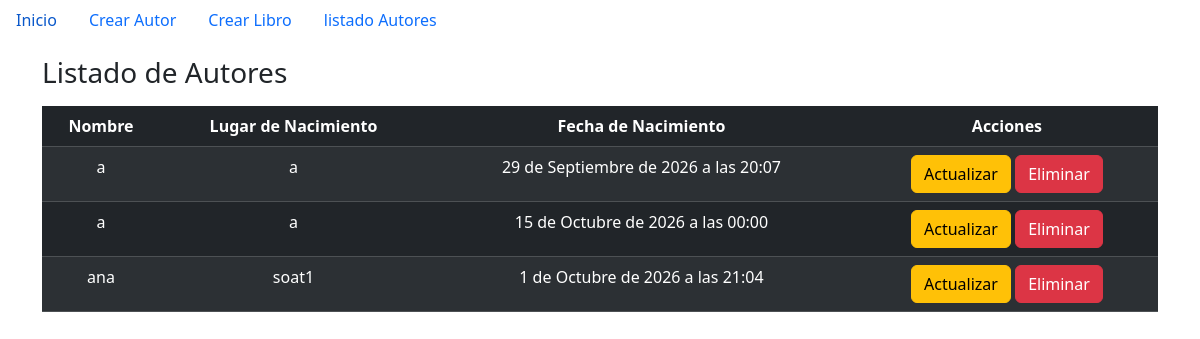
The app's page /listarAutores/ with its own data.
### biblioteca/models.py (models this page shows, shortened)
class autor(models.Model):
    nombre = models.CharField(max_length=200)
    lugar_nacimiento = models.CharField(max_length=200)
    fecha_nacimiento =models.DateTimeField()

### biblioteca/views.py (the view)
# urls.py: path('listarAutores/', views.listarAutores, name='listarAutores'),
def listarAutores(request):
    autores = autor.objects.all()
    return render(request, 'listarAutores.html', {'autores': autores})

### biblioteca/templates/listarAutores.html
{% extends 'base.html' %}
{% block content %}
<div class="container mt-3">
    <h3>Listado de Autores</h3>
    <div class="justify-content-center text-center mt-3">
        <table class="table table-dark table-striped">
                <thead>
                    <tr>
                        <th>Nombre</th>
                        <th>Lugar de Nacimiento</th>
                        <th>Fecha de Nacimiento</th>
                        <th>Acciones</th>
                    </tr>
                </thead>
                <tbody>
                    {% for autor in autores %}
                        <tr>
                            <td>{{ autor.nombre }}</td>
                            <td>{{ autor.lugar_nacimiento }}</td>
                            <td>{{ autor.fecha_nacimiento }}</td>
                            <td>
                            <a href="{% url 'editarAutor' autor.pk %}" class="btn btn-warning">Actualizar</a>
                            <a href="{% url 'eliminarAutor' autor.pk %}" class="btn btn-danger">Eliminar</a>
                        </tr>
                    {% endfor %}
                </tbody>
            </table>
{% endblock %}

### templates/base.html (shortened to what this page needs)
<!doctype html>
<html lang="en" data-bs-theme="light">
    <head>
        <link
            href="https://cdn.jsdelivr.net/npm/bootstrap@5.3.8/dist/css/bootstrap.min.css"
            rel="stylesheet"
        />
    </head>
    <body>
        <header>
            <ul class=nav justify-content-center>
                <li class=nav-item>
                    <a class="nav-link activate" aria-current="page" href="{% url 'listarLibros' %}">Inicio</a>
                </li>
                <li class=nav-item>
                    <a class="nav-link activate" aria-current="page" href="{% url 'crearAutor' %}">Crear Autor</a>
                </li>
                <li class=nav-item>
                    <a class="nav-link activate" aria-current="page" href="{% url 'crearLibros' %}">Crear Libro</a>
                </li>
                <li class=nav-item>
                    <a class="nav-link activate" aria-current="page" href="{% url 'listarAutores' %}">listado Autores</a>
                </li>
        </header>
        {% block content  %}
        {% endblock content %}
    </body>
</html>

### records on screen
autor: nombre "a", lugar_nacimiento "a", fecha_nacimiento "29 de Septiembre de 2026 a las 20:07"
autor: nombre "a", lugar_nacimiento "a", fecha_nacimiento "15 de Octubre de 2026 a las 00:00"
autor: nombre "ana", lugar_nacimiento "soat1", fecha_nacimiento "1 de Octubre de 2026 a las 21:04"
